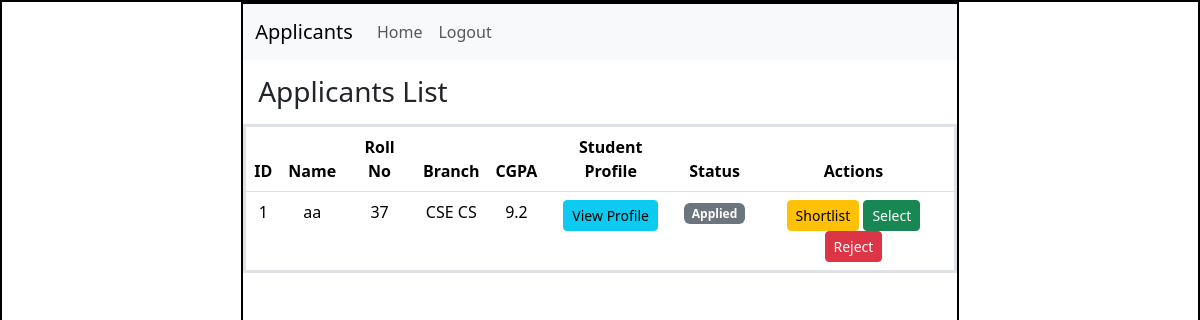
/drive/1/applicants, run on the app's committed database.
### application/models.py (models this page shows)
class Application(db.Model):
    __tablename__ = "application"
    id = db.Column(db.Integer(), primary_key=True)
    student_id = db.Column(db.Integer(), db.ForeignKey('user.id'), nullable=False)
    drive_id = db.Column(db.Integer(), db.ForeignKey('placement_drive.id'), nullable=False)
    date = db.Column(db.String(), nullable=False)
    status = db.Column(db.String(), nullable=False, default='applied')

class User(db.Model):
    __tablename__ = "user"
    id = db.Column(db.Integer(), primary_key=True)
    username = db.Column(db.String(), unique=True, nullable=False)
    email = db.Column(db.String(), unique=True, nullable=False)
    password = db.Column(db.String(), nullable=False)
    role = db.Column(db.String(), nullable=False)
    status = db.Column(db.String(), default="active")

class StudentProfile(db.Model):
    __tablename__ = "student_profile"
    id = db.Column(db.Integer(), primary_key=True)
    user_id = db.Column(db.Integer(), db.ForeignKey('user.id'))
    name = db.Column(db.String())
    cgpa = db.Column(db.Float())
    roll_no = db.Column(db.String())
    contact_no = db.Column(db.String())
    branch = db.Column(db.String())
    summary = db.Column(db.String())
    skills = db.Column(db.String())

### application/controllers.py (the view)
@app.route("/drive/<int:drive_id>/applicants")
def view_applicants(drive_id):
    apps = Application.query.filter_by(drive_id=drive_id).all()
    users = {u.id: u for u in User.query.all()}
    profiles = {p.user_id: p for p in StudentProfile.query.all()}
    return render_template(
        "applicants.html",
        apps=apps,
        users=users,
        profiles=profiles
    )

### templates/applicants.html (shortened to what this page needs)
<!DOCTYPE html>
<html lang="en">
<head>
    <link rel="stylesheet" href="/static/style.css">
    <link href="https://cdn.jsdelivr.net/npm/bootstrap@5.3.8/dist/css/bootstrap.min.css" rel="stylesheet">
</head>
<body>
    <div id="main">
        <div id="canvas">
            <nav class="navbar navbar-expand-lg bg-body-tertiary">
                <div class="container-fluid">
                    <a class="navbar-brand">Applicants</a>
                    <div class="collapse navbar-collapse">
                        <ul class="navbar-nav me-auto">
                            <li class="nav-item">
                                <a class="nav-link" href="/company/dashboard">Home</a>
                            </li>
                            <li class="nav-item">
                                <a class="nav-link" href="/logout">Logout</a>
                            </li>
                        </ul>
                    </div>
                </div>
            </nav>
            <div id="content">
                <h3 class="headings">Applicants List</h3>
                <table class="table text-center border border-3">
                    <thead>
                        <tr>
                            <th>ID</th>
                            <th>Name</th>
                            <th>Roll No</th>
                            <th>Branch</th>
                            <th>CGPA</th>
                            <th>Student Profile</th>
                            <th>Status</th>
                            <th>Actions</th>
                        </tr>
                    </thead>
                    <tbody>
                        {% for app in apps %}
                        <tr>
                            <td>{{ app.id }}</td>
                            <td>{{ users[app.student_id].username }}</td>
                            <td>{{ profiles[app.student_id].roll_no }}</td>
                            <td>{{ profiles[app.student_id].branch }}</td>
                            <td>{{ profiles[app.student_id].cgpa }}</td>
                            <td>
                                <a href="/student/profile/{{ users[app.student_id].id }}"
                                    class="btn btn-info btn-sm">View Profile</a>
                            <td>
                                {% if app.status == "applied" %}
                                    <span class="badge bg-secondary">Applied</span>
                                {% elif app.status == "shortlisted" %}
                                    <span class="badge bg-warning">Shortlisted</span>
                                {% elif app.status == "selected" %}
                                    <span class="badge bg-success">Selected</span>
                                {% elif app.status == "rejected" %}
                                    <span class="badge bg-danger">Rejected</span>
                                {% endif %}
                            </td>
                            <td>
                                <a href="/update_status/{{ app.id }}/shortlisted"
                                   class="btn btn-warning btn-sm">Shortlist</a>
                                <a href="/update_status/{{ app.id }}/selected"
                                   class="btn btn-success btn-sm">Select</a>
                                <a href="/update_status/{{ app.id }}/rejected"
                                   class="btn btn-danger btn-sm">Reject</a>
                            </td>
                        </tr>
                        {% endfor %}
                    </tbody>
                </table>
            </div>
        </div>
    </div>
</body>
</html>

### static/style.css (style rules this page uses)
* { margin:0px; }
#main, #canvas { border: 2px solid black; }
#canvas { width:60%; height:780px; margin:auto; }
.headings { margin: 10px; padding: 5px; margin-top: 10px; }

### data on the page
Application: id "1", student.cgpa "9.2", status "Applied"
User: username "aa"
StudentProfile: roll_no "37", branch "CSE CS"
